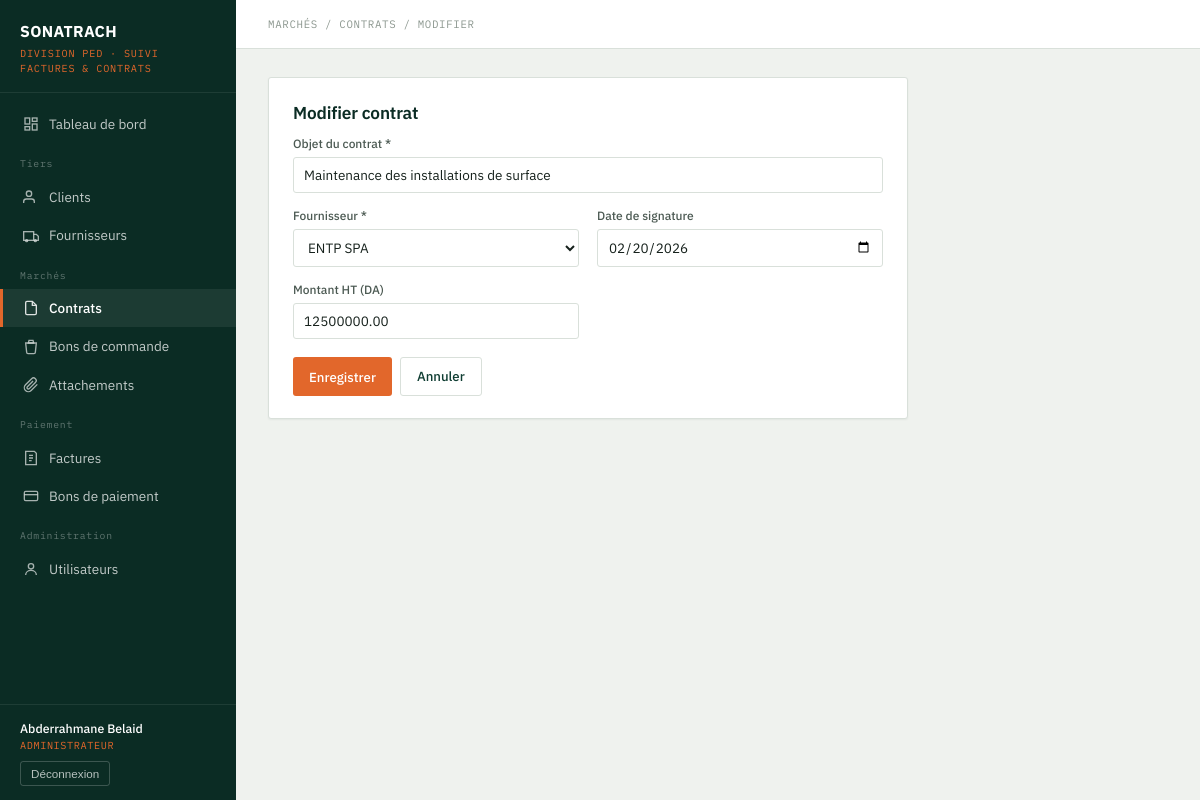
The page /contrats/edit.php?id=2 (signed in) on the database its author committed.
### tables this page shows
CREATE TABLE contrats (
    num_contrat    INT AUTO_INCREMENT PRIMARY KEY,
    objet_contrat  VARCHAR(255) NOT NULL,
    date_signature DATE,
    montant_ht     DECIMAL(15,2),
    id_four        INT NOT NULL,
    date_creation  DATETIME DEFAULT CURRENT_TIMESTAMP,
    FOREIGN KEY (id_four) REFERENCES fournisseurs(id_four)
);

CREATE TABLE fournisseurs (
    id_four        INT AUTO_INCREMENT PRIMARY KEY,
    rs_four        VARCHAR(150) NOT NULL,
    nom_four       VARCHAR(100),
    pre_four       VARCHAR(100),
    num_tel_four   VARCHAR(20),
    adr_four       VARCHAR(200),
    nis_four       VARCHAR(30),
    num_fax_four   VARCHAR(20),
    date_creation  DATETIME DEFAULT CURRENT_TIMESTAMP
);

### includes/auth.php (called while the page is built, shortened)
<?php
function e($str) {
    return htmlspecialchars($str ?? '', ENT_QUOTES, 'UTF-8');
}

### contrats/edit.php (the view, shortened to what this page needs)
<?php
require_once __DIR__ . '/../includes/auth.php';
$id = (int)($_GET['id'] ?? 0);
$stmt = $pdo->prepare("SELECT * FROM contrats WHERE num_contrat = ?");
$stmt->execute([$id]);
$c = $stmt->fetch();
$fournisseurs = $pdo->query("SELECT id_four, rs_four FROM fournisseurs ORDER BY rs_four")->fetchAll();
include __DIR__ . '/../includes/header.php';
?>
<div class="card" style="max-width:640px;">
    <h2>Modifier contrat</h2>
    <form method="post">
        <div class="form-grid">
            <div class="field full">
                <label>Objet du contrat *</label>
                <input type="text" name="objet_contrat" required value="<?= e($c['objet_contrat']) ?>">
            </div>
            <div class="field">
                <label>Fournisseur *</label>
                <select name="id_four" required>
                    <?php foreach ($fournisseurs as $f): ?>
                        <option value="<?= $f['id_four'] ?>" <?= $f['id_four'] == $c['id_four'] ? 'selected' : '' ?>><?= e($f['rs_four']) ?></option>
                    <?php endforeach; ?>
                </select>
            </div>
            <div class="field">
                <label>Date de signature</label>
                <input type="date" name="date_signature" value="<?= e($c['date_signature']) ?>">
            </div>
            <div class="field">
                <label>Montant HT (DA)</label>
                <input type="number" step="0.01" name="montant_ht" value="<?= e($c['montant_ht']) ?>">
            </div>
        </div>
        <div class="actions-row">
            <button type="submit" class="btn flame">Enregistrer</button>
            <a href="list.php" class="btn outline">Annuler</a>
        </div>
    </form>
</div>
<?php include __DIR__ . '/../includes/footer.php'; ?>

### assets/css/style.css (style rules this page uses)
:root { --petrol-900: #0B2C24; --petrol-800: #0F3D32; --petrol-700: #15503F; --petrol-600: #1C6650; --flame-500: #E2672B; --flame-600: #C7541F; --sand-100: #EFF2EE; --sand-50: #F7F8F5; --white: #FFFFFF; --ink-900: #16211C; --ink-600: #4C5A53; --ink-400: #8C978F; --border: #D9E0DA; --status-neutre-bg: #ECEEEA; --status-neutre-fg: #4C5A53; --status-attente-bg: #FCEFDD; --status-attente-fg: #9A5B10; --status-progres-bg: #E3F0EA; --status-progres-fg: #1C6650; --status-alerte-bg: #FBE7E3; --status-alerte-fg: #B23A22; --status-succes-bg: #E1F1E6; --status-succes-fg: #1E7A44; --radius: 3px; --shadow-card: 0 1px 2px rgba(11, 44, 36, 0.06); }
* { box-sizing: border-box; }
html, body { margin: 0; padding: 0; background: var(--sand-100); color: var(--ink-900); font-family: 'IBM Plex Sans', -apple-system, sans-serif; font-size: 15px; line-height: 1.5; }
a { color: var(--petrol-700); text-decoration: none; }
h1, h2, h3 { font-weight: 600; color: var(--petrol-900); margin: 0 0 .5em; letter-spacing: -0.01em; }
h2 { font-size: 1.15rem; }
.card { background: var(--white); border: 1px solid var(--border); border-radius: var(--radius); box-shadow: var(--shadow-card); padding: 22px 24px; margin-bottom: 20px; }
.form-grid { display: grid; grid-template-columns: 1fr 1fr; gap: 14px 18px; }
.form-grid .full { grid-column: 1 / -1; }
.field label { display: block; font-size: 0.8rem; color: var(--ink-600); margin-bottom: 4px; font-weight: 500; }
.field input, .field select, .field textarea { width: 100%; padding: 8px 10px; border: 1px solid var(--border); border-radius: var(--radius); font-family: inherit; font-size: 0.9rem; background: var(--white); color: var(--ink-900); }
.btn { display: inline-flex; align-items: center; gap: 6px; background: var(--petrol-800); color: var(--white); border: none; padding: 9px 16px; border-radius: var(--radius); font-size: 0.88rem; font-weight: 500; cursor: pointer; font-family: inherit; }
.btn.flame { background: var(--flame-500); }
.btn.outline { background: transparent; color: var(--petrol-800); border: 1px solid var(--border); }
.actions-row { display: flex; gap: 8px; margin-top: 18px; }

### rows shown on the page
contrats: objet_contrat "Maintenance des installations de surface", id_four "ENTP SPA", date_signature "02/20/2026", montant_ht "12500000.00"

### other values the page prints
$user['prenom'] . ' ' . $user['nom'] "Abderrahmane Belaid"
role_label($user['role']) "ADMINISTRATEUR"
$page_crumb "MARCHÉS / CONTRATS / MODIFIER"
